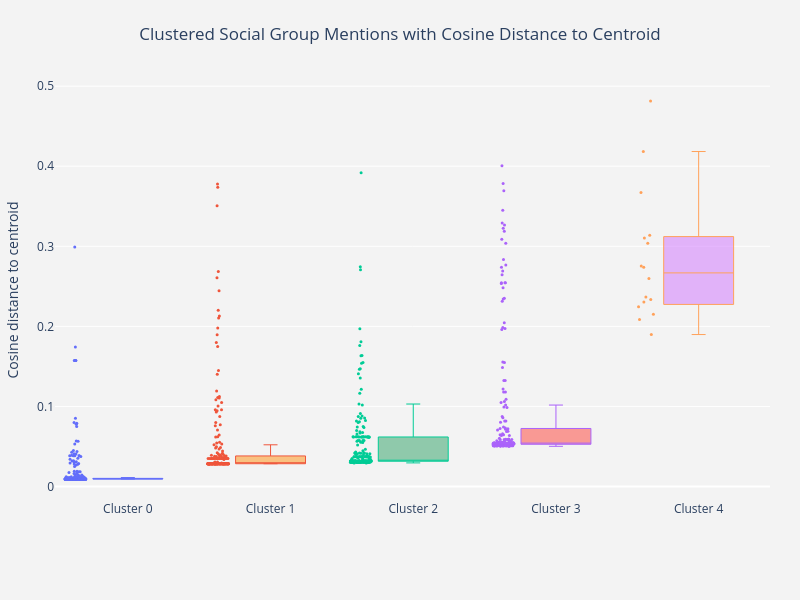

Notebook source saved alongside this figure:
### Code cell
interactive_mentions_boxplot(annotations_df, range(0, 5), "kmeans_cluster")

### Figure 1 — Plotly figure (JSON) as saved in the notebook; plotly's stock layout.template omitted (floating-point values rounded to 4 significant figures; data arrays with more than 128 entries replaced by an {"elided": "..."} marker saying what was removed)
{"data": [{"boxpoints": "all", "fillcolor": "rgba(93, 164, 214, 0.5)", "hoverinfo": "text+y", "jitter": 0.3, "line": {"width": 1}, "marker": {"size": 3}, "name": "Cluster 0", "text": {"elided": "314 str values"}, "type": "box", "whiskerwidth": 0.2, "y": {"elided": "314 float values"}}, {"boxpoints": "all", "fillcolor": "rgba(255, 144, 14, 0.5)", "hoverinfo": "text+y", "jitter": 0.3, "line": {"width": 1}, "marker": {"size": 3}, "name": "Cluster 1", "text": {"elided": "205 str values"}, "type": "box", "whiskerwidth": 0.2, "y": {"elided": "205 float values"}}, {"boxpoints": "all", "fillcolor": "rgba(44, 160, 101, 0.5)", "hoverinfo": "text+y", "jitter": 0.3, "line": {"width": 1}, "marker": {"size": 3}, "name": "Cluster 2", "text": {"elided": "206 str values"}, "type": "box", "whiskerwidth": 0.2, "y": {"elided": "206 float values"}}, {"boxpoints": "all", "fillcolor": "rgba(255, 65, 54, 0.5)", "hoverinfo": "text+y", "jitter": 0.3, "line": {"width": 1}, "marker": {"size": 3}, "name": "Cluster 3", "text": {"elided": "194 str values"}, "type": "box", "whiskerwidth": 0.2, "y": {"elided": "194 float values"}}, {"boxpoints": "all", "fillcolor": "rgba(207, 114, 255, 0.5)", "hoverinfo": "text+y", "jitter": 0.3, "line": {"width": 1}, "marker": {"size": 3}, "name": "Cluster 4", "text": ["Women in custody in our prisons", "Vulnerable girls", "women who have experienced domestic violence", "women in prison who have been victims of domestic violence", "pregnant workers", "sexually exploited trafficked women", "women accessing abortion clinics", "pregnant women", "women fleeing from domestic violence", "women being thrown out of work", "women who very often suffer from pay discrimination", "women affected by domestic violence", "women on lower incomes", "girls and women who have undergone FGM", "Women's aid groups", "these vulnerable women"], "type": "box", "whiskerwidth": 0.2, "y": [0.3037, 0.2153, 0.2244, 0.2737, 0.4815, 0.2753, 0.3138, 0.3104, 0.2337, 0.2366, 0.2305, 0.2087, 0.2599, 0.4184, 0.367, 0.1898]}], "layout": {"height": 600, "margin": {"b": 100, "l": 40, "r": 30, "t": 80}, "paper_bgcolor": "rgb(243, 243, 243)", "plot_bgcolor": "rgb(243, 243, 243)", "showlegend": false, "title": {"text": "Clustered Social Group Mentions with Cosine Distance to Centroid", "x": 0.5}, "width": 800, "yaxis": {"autorange": true, "gridcolor": "rgb(255, 255, 255)", "gridwidth": 1, "showgrid": true, "title": {"text": "Cosine distance to centroid"}, "zeroline": true, "zerolinecolor": "rgb(255, 255, 255)", "zerolinewidth": 2}}}
